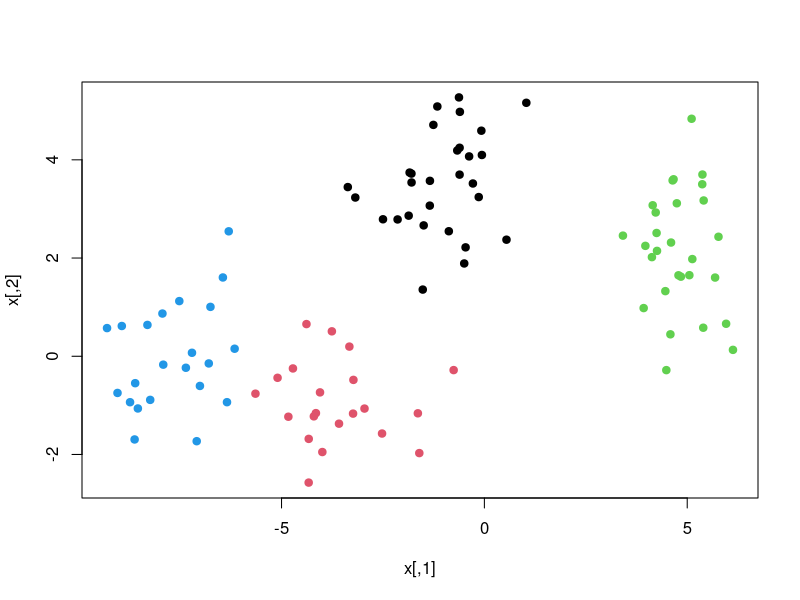
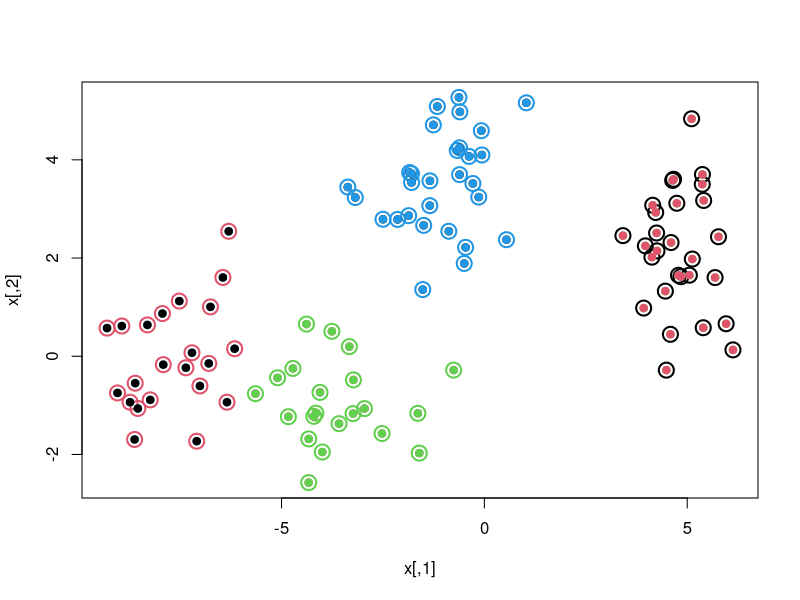
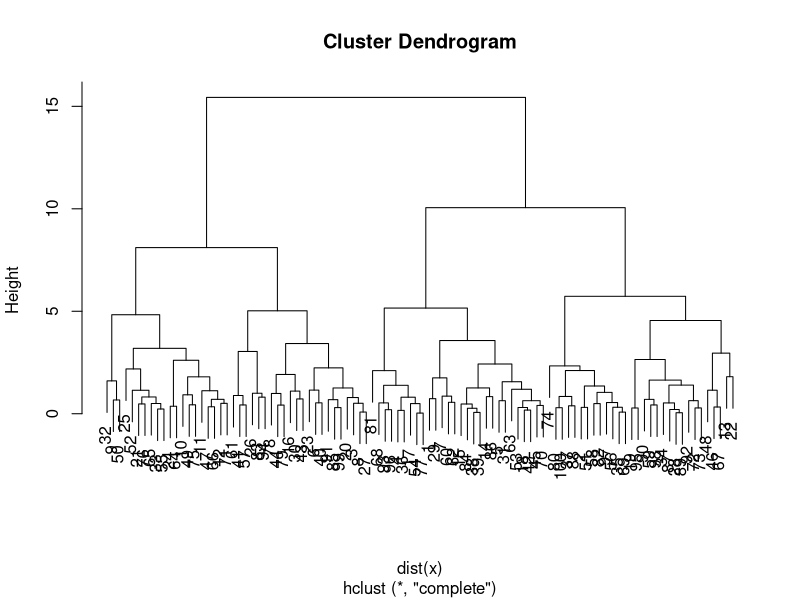
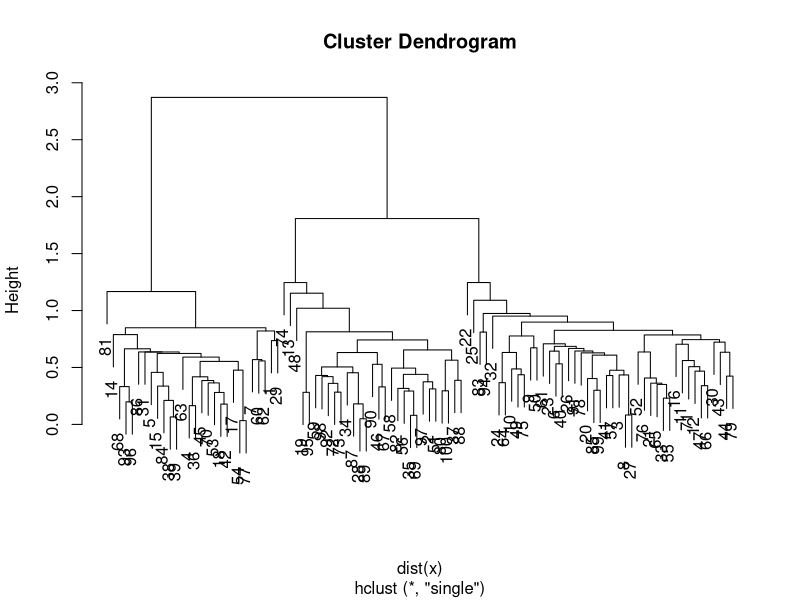
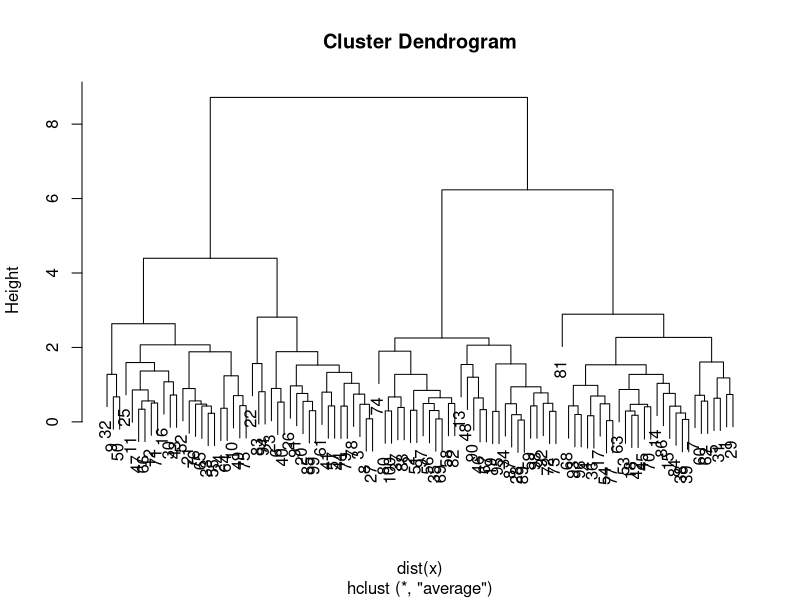
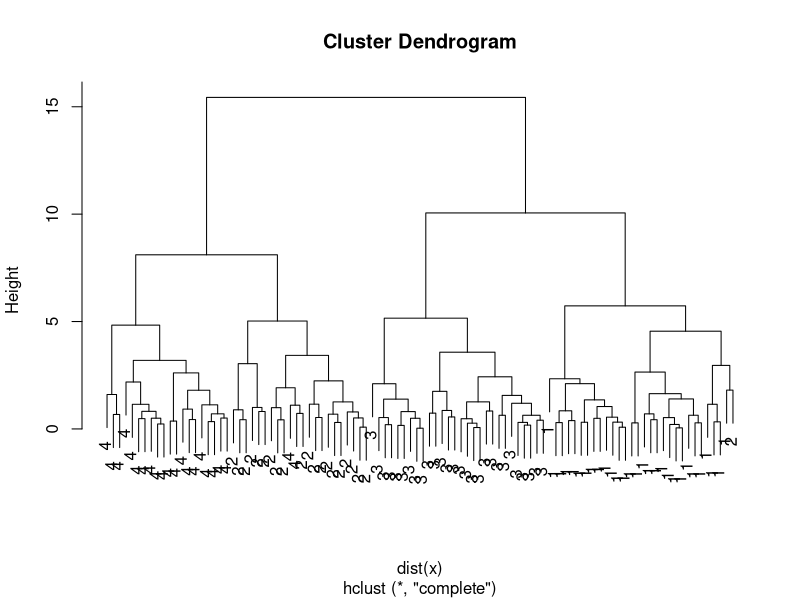

Generate these figures, in order, with R:
# Set Seed and Plot Data
set.seed(34)
x <- matrix(rnorm(100*2),100,2)
x_mean <- matrix(rnorm(8,sd=4),4,2)
which <- sample(1:4,100,replace=T)
x <- x + x_mean[which,]
plot(x,col=which,pch=19)

# K-Means
km.out <- kmeans(x,4,nstart=15)
km.out

# Plot Results
plot(x,col=km.out$cluster,cex = 2, pch=1,lwd=2)
points(x,col=which,pch=19)
points(x,col=c(4,3,2,1)[which],pch=19)

# Hirarchical Clustering
hc.complete <- hclust(dist(x),method="complete")
plot(hc.complete)
hc.single=hclust(dist(x),method = "single")
plot(hc.single)
hc.average=hclust(dist(x),method = "average")
plot(hc.average)

hc.cut = cutree(hc.complete,4)
table(hc.cut,which)
table(hc.cut,km.out$cluster)

plot(hc.complete,labels=which)
